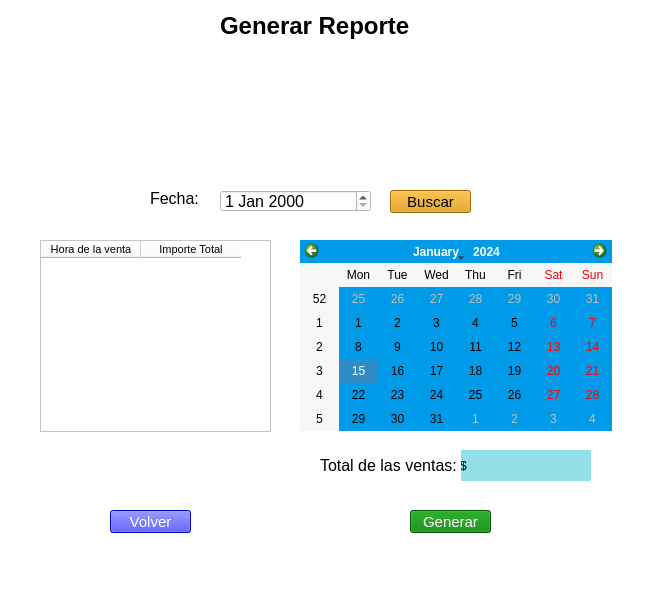
<?xml version="1.0" encoding="UTF-8"?>
<ui version="4.0">
 <class>generaReporte</class>
 <widget class="QMainWindow" name="generaReporte">
  <property name="geometry">
   <rect>
    <x>0</x>
    <y>0</y>
    <width>645</width>
    <height>591</height>
   </rect>
  </property>
  <property name="windowTitle">
   <string>MainWindow</string>
  </property>
  <property name="styleSheet">
   <string notr="true">background-color: rgb(255, 255, 255);</string>
  </property>
  <widget class="QWidget" name="centralwidget">
   <widget class="QLabel" name="label">
    <property name="geometry">
     <rect>
      <x>220</x>
      <y>10</y>
      <width>191</width>
      <height>31</height>
     </rect>
    </property>
    <property name="font">
     <font>
      <family>Arial</family>
      <pointsize>18</pointsize>
      <weight>75</weight>
      <bold>true</bold>
     </font>
    </property>
    <property name="text">
     <string>Generar Reporte</string>
    </property>
   </widget>
   <widget class="QLabel" name="label_2">
    <property name="geometry">
     <rect>
      <x>150</x>
      <y>190</y>
      <width>51</width>
      <height>16</height>
     </rect>
    </property>
    <property name="font">
     <font>
      <family>Arial</family>
      <pointsize>12</pointsize>
     </font>
    </property>
    <property name="styleSheet">
     <string notr="true">font: 12pt &quot;Arial&quot;;</string>
    </property>
    <property name="text">
     <string>Fecha:</string>
    </property>
   </widget>
   <widget class="QDateEdit" name="dateEdit">
    <property name="geometry">
     <rect>
      <x>220</x>
      <y>190</y>
      <width>151</width>
      <height>22</height>
     </rect>
    </property>
    <property name="font">
     <font>
      <family>Arial</family>
      <pointsize>12</pointsize>
     </font>
    </property>
    <property name="styleSheet">
     <string notr="true">font: 12pt &quot;Arial&quot;;</string>
    </property>
   </widget>
   <widget class="QPushButton" name="pushButton">
    <property name="geometry">
     <rect>
      <x>390</x>
      <y>190</y>
      <width>81</width>
      <height>23</height>
     </rect>
    </property>
    <property name="font">
     <font>
      <family>Arial</family>
      <pointsize>11</pointsize>
     </font>
    </property>
    <property name="styleSheet">
     <string notr="true">background-color: rgb(220, 147, 0);</string>
    </property>
    <property name="text">
     <string>Buscar</string>
    </property>
   </widget>
   <widget class="QTableWidget" name="tableWidget">
    <property name="geometry">
     <rect>
      <x>40</x>
      <y>240</y>
      <width>231</width>
      <height>192</height>
     </rect>
    </property>
    <property name="font">
     <font>
      <family>Arial</family>
      <pointsize>12</pointsize>
     </font>
    </property>
    <property name="styleSheet">
     <string notr="true">font: 12pt &quot;Arial&quot;;</string>
    </property>
    <column>
     <property name="text">
      <string>Hora de la venta</string>
     </property>
     <property name="font">
      <font>
       <family>Arial</family>
       <pointsize>8</pointsize>
      </font>
     </property>
     <property name="textAlignment">
      <set>AlignCenter</set>
     </property>
    </column>
    <column>
     <property name="text">
      <string>Importe Total</string>
     </property>
     <property name="font">
      <font>
       <family>Arial</family>
       <pointsize>8</pointsize>
      </font>
     </property>
     <property name="textAlignment">
      <set>AlignCenter</set>
     </property>
    </column>
   </widget>
   <widget class="QCalendarWidget" name="calendarWidget">
    <property name="geometry">
     <rect>
      <x>300</x>
      <y>240</y>
      <width>312</width>
      <height>191</height>
     </rect>
    </property>
    <property name="styleSheet">
     <string notr="true">background-color: rgb(0, 155, 232);</string>
    </property>
   </widget>
   <widget class="QPushButton" name="pushButton_2">
    <property name="geometry">
     <rect>
      <x>110</x>
      <y>510</y>
      <width>81</width>
      <height>23</height>
     </rect>
    </property>
    <property name="font">
     <font>
      <family>Arial</family>
      <pointsize>11</pointsize>
     </font>
    </property>
    <property name="styleSheet">
     <string notr="true">color: rgb(255, 255, 255);
background-color: rgb(0, 0, 255);</string>
    </property>
    <property name="text">
     <string>Volver</string>
    </property>
   </widget>
   <widget class="QPushButton" name="pushButton_3">
    <property name="geometry">
     <rect>
      <x>410</x>
      <y>510</y>
      <width>81</width>
      <height>23</height>
     </rect>
    </property>
    <property name="font">
     <font>
      <family>Arial</family>
      <pointsize>11</pointsize>
     </font>
    </property>
    <property name="styleSheet">
     <string notr="true">color: rgb(255, 255, 255);
background-color: rgb(0, 127, 0);
</string>
    </property>
    <property name="text">
     <string>Generar</string>
    </property>
   </widget>
   <widget class="QLabel" name="label_3">
    <property name="geometry">
     <rect>
      <x>260</x>
      <y>50</y>
      <width>121</width>
      <height>121</height>
     </rect>
    </property>
    <property name="text">
     <string/>
    </property>
    <property name="pixmap">
     <pixmap>greport.png</pixmap>
    </property>
    <property name="scaledContents">
     <bool>true</bool>
    </property>
   </widget>
   <widget class="QLabel" name="inCos">
    <property name="geometry">
     <rect>
      <x>460</x>
      <y>450</y>
      <width>131</width>
      <height>31</height>
     </rect>
    </property>
    <property name="layoutDirection">
     <enum>Qt::LeftToRight</enum>
    </property>
    <property name="styleSheet">
     <string notr="true">font: 75 16pt &quot;Arial&quot;;
background-color:rgb(145, 224, 232);</string>
    </property>
    <property name="text">
     <string>$</string>
    </property>
   </widget>
   <widget class="QLabel" name="label_total">
    <property name="geometry">
     <rect>
      <x>320</x>
      <y>450</y>
      <width>141</width>
      <height>31</height>
     </rect>
    </property>
    <property name="font">
     <font>
      <family>Arial</family>
      <pointsize>12</pointsize>
      <weight>50</weight>
      <italic>false</italic>
      <bold>false</bold>
     </font>
    </property>
    <property name="styleSheet">
     <string notr="true">font: 12pt &quot;Arial&quot;;</string>
    </property>
    <property name="text">
     <string>Total de las ventas:</string>
    </property>
   </widget>
  </widget>
  <widget class="QMenuBar" name="menubar">
   <property name="geometry">
    <rect>
     <x>0</x>
     <y>0</y>
     <width>645</width>
     <height>21</height>
    </rect>
   </property>
  </widget>
  <widget class="QStatusBar" name="statusbar"/>
 </widget>
 <resources/>
 <connections/>
</ui>
